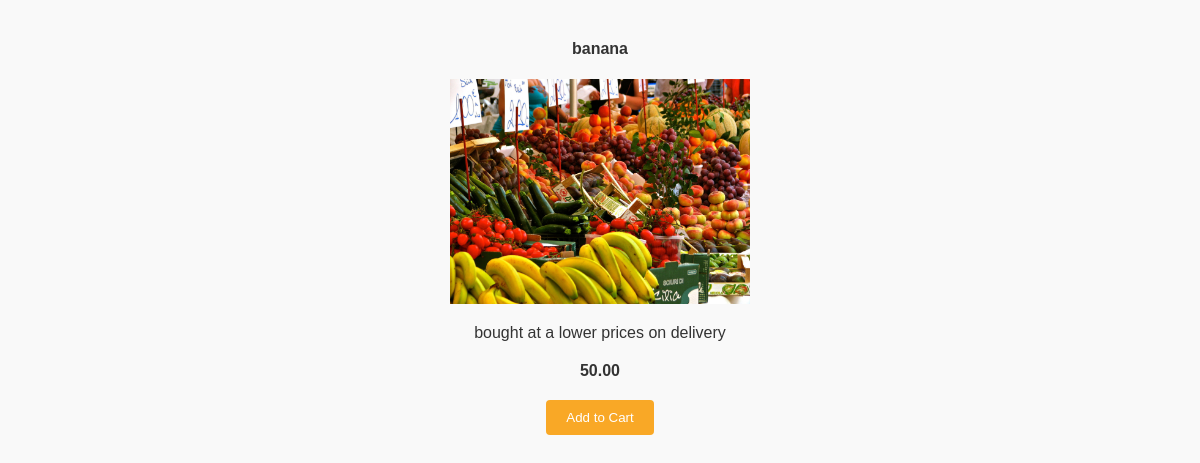
Page /inventory/products/3/ on the earlier database version.
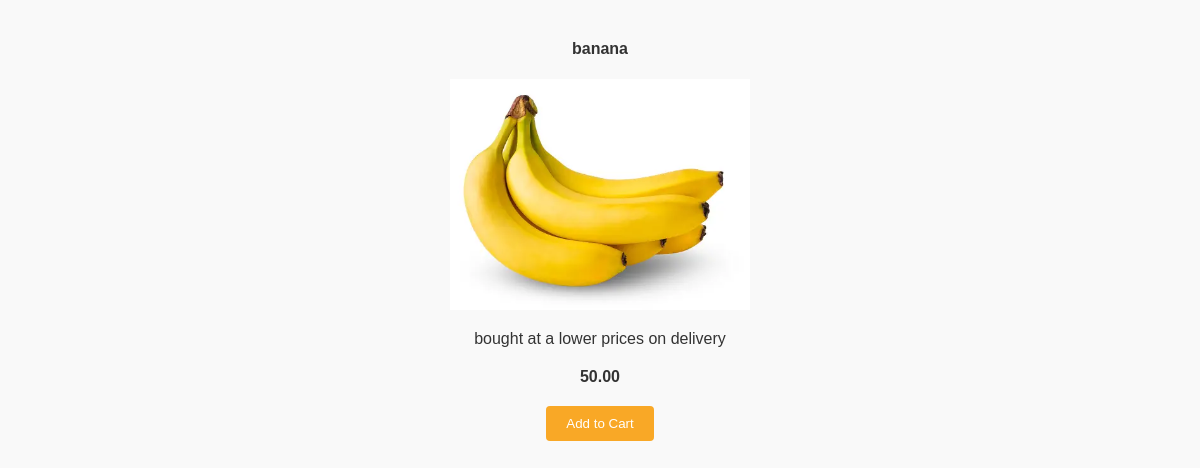
Same page on the later database version.
### inventory/models.py (models this page shows)
class Product(models.Model):
    vendor=models.ForeignKey(MamaMboga,on_delete=models.CASCADE)
    name = models.CharField(max_length=32)
    description = models.TextField()
    image = models.ImageField(upload_to='images/')
    price = models.DecimalField(max_digits=6 ,decimal_places=2)
    stock = models.PositiveIntegerField()
    date_created = models.DateTimeField(auto_now_add=True)
    date_updated = models.DateTimeField(auto_now=True)

### inventory/views.py (the view)
# urls.py: path("products/<int:id>/",product_detail,name="product_detail_view"),
def product_detail(request, id):
    product = Product.objects.get(id=id)
    return render(request, 'inventory/product-detail.html', {'product': product})

### templates/inventory/product-detail.html (shortened to what this page needs)
<!DOCTYPE html>
<html lang="en">
<head>
</head>
<body>
    <div class="container">
        <h4>{{ product.name }}</h4>
        <img src="{{ product.image.url }}" alt="{{ product.name }} Image">
        <p>{{ product.description }}</p>
        <span>{{ product.price }}</span>
        <a href="{% url 'cart_list_view' %}">
            <button>Add to Cart</button>
        </a>
    </div>
</body>
</html>

Differences in the rows shown:
changed Product "banana": image: a different picture
